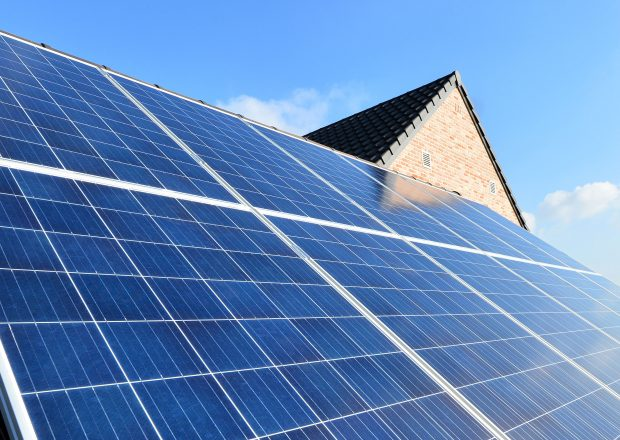
#> input picture energy_monitoring/LLM_for_VAD/dataset/Faulty_solar_panel/test/0/Clean (174).jpg, 620 x 440 px, found by its file name; its folder holds only this picture in this run
$ jupyter execute --allow-errors pv_noise_for_transfer.ipynb
#> lines starting #> are read from the running program, lines starting #| are printed output that depends on the picture
#> in process_images, image is the input picture: shape (440, 620, 3); mean B, G, R 189.4, 137.6, 98.8
[cell 1]
import os
import cv2
import numpy as np

def add_gaussian_noise(image, mean=0, var=10):
    """Adds Gaussian noise to an image."""
#> called with mean = 0, var = 10000
    sigma = var ** 0.5
    gauss = np.random.normal(mean, sigma, image.shape)
    noisy_image = image + gauss
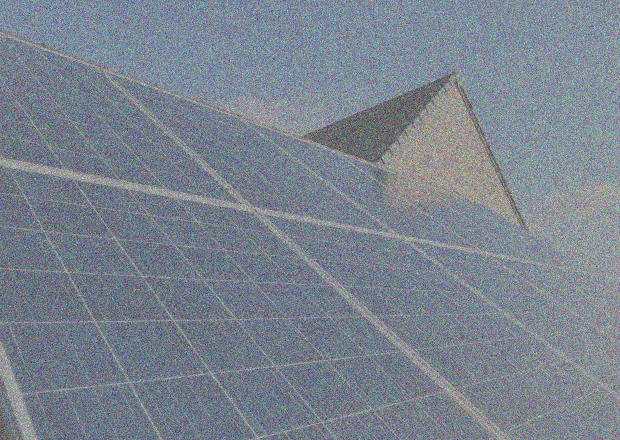
#> noisy_image: shape (440, 620, 3) float64; mean B, G, R 189.7, 138, 98.9; drawn with min black and max white
    noisy_image = np.clip(noisy_image, 0, 255)  # Ensure pixel values are valid
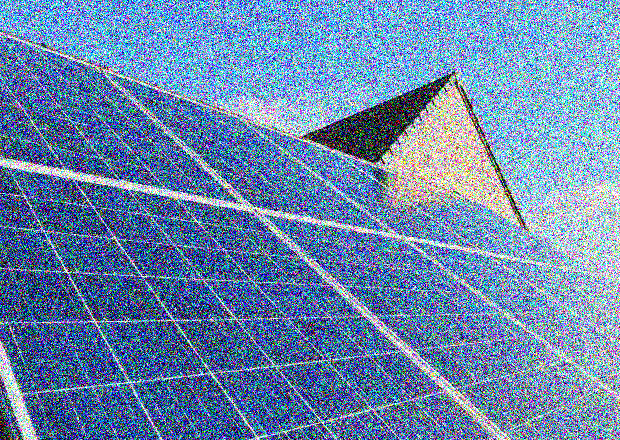
#> noisy_image: shape (440, 620, 3) float64; mean B, G, R 172.4, 135.1, 106
    return noisy_image.astype(np.uint8)

def process_images(input_folder, output_folder, noise_var=10):
    """Processes all images in a folder by adding Gaussian noise and saving the result."""
    if not os.path.exists(output_folder):
        os.makedirs(output_folder)

    for filename in os.listdir(input_folder):
        if filename.endswith(".png") or filename.endswith(".jpg") or filename.endswith(".jpeg"):
            img_path = os.path.join(input_folder, filename)
            image = cv2.imread(img_path)

            if image is not None:
                noisy_image = add_gaussian_noise(image, var=noise_var)

                output_path = os.path.join(output_folder, filename)
                cv2.imwrite(output_path, noisy_image)
                print(f"Processed and saved: {output_path}")
            else:
                print(f"Failed to load image: {img_path}")

input_folders = ['./Faulty_solar_panel/test/0',
                 './Faulty_solar_panel/test/1-Bird-drop',
                 './Faulty_solar_panel/test/2-Dusty',
                 './Faulty_solar_panel/test/3-Snow-Covered',
                 './Faulty_solar_panel/test/4-Electrical-damage',
                 './Faulty_solar_panel/test/5-Physical-Damage']


output_folders = ['./Faulty_solar_panel/transfer/0',
                 './Faulty_solar_panel/transfer/1-Bird-drop',
                 './Faulty_solar_panel/transfer/2-Dusty',
                 './Faulty_solar_panel/transfer/3-Snow-Covered',
                 './Faulty_solar_panel/transfer/4-Electrical-damage',
                 './Faulty_solar_panel/transfer/5-Physical-Damage']

noise_variance = 10000

#> (the rest of this cell did not finish here and is left out)
